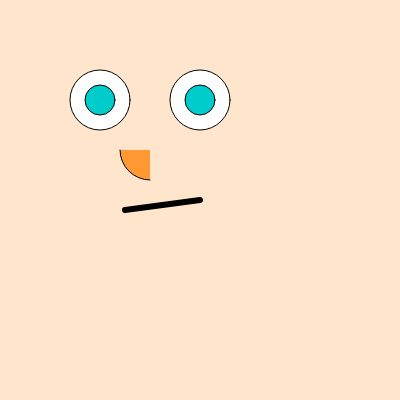
Frame 1 (no input)
Frame 60 (no input): identical to frame 1, image omitted
Frame 120 (the mouse pressed at the canvas centre since frame 60): identical to frame 1, image omitted

The p5.js sketch that drew this single still picture (run headless with seeded random() and noise() and a simulated clock; from frame 60 on, the mouse is pressed at the canvas centre):

// p5.js sketch
// ── sketch.js
function setup() {
  createCanvas(400, 400);
}

function draw() {
  background(255, 229, 204);
  Wushuang_face();
}

// https://editor.p5js.org/cloveria2/sketches/PULHgr6gC

function Wushuang_face() {
  //left eye
  stroke(0)
  strokeWeight(1)
  ellipseMode(RADIUS);
  fill(255);
  ellipse(100, 100, 30, 30);
  ellipseMode(CENTER);
  fill(0, 204, 204);
  ellipse(100, 100, 30, 30);
  
  //right eye
  ellipseMode(RADIUS);
  fill(255);
  ellipse(200, 100, 30, 30);
  ellipseMode(CENTER);
  fill(0, 204, 204);
  ellipse(200, 100, 30, 30);

  //Nose  
  fill(255, 153, 51);
  arc(150, 150, 60, 60, HALF_PI, PI);

  //mouth
  strokeWeight(6);
  line(125, 210, 200, 200);
}
